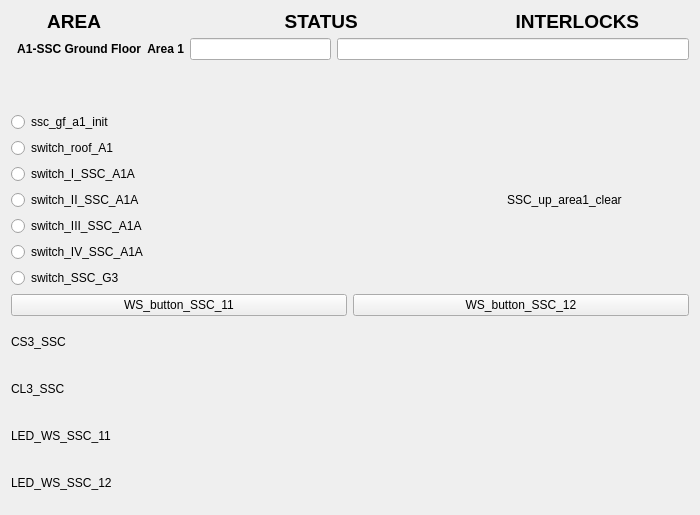
<?xml version="1.0" encoding="UTF-8"?>
<ui version="4.0">
 <class>Form</class>
 <widget class="QWidget" name="Form">
  <property name="geometry">
   <rect>
    <x>0</x>
    <y>0</y>
    <width>700</width>
    <height>515</height>
   </rect>
  </property>
  <property name="windowTitle">
   <string>Form</string>
  </property>
  <layout class="QVBoxLayout" name="verticalLayout_3">
   <item>
    <layout class="QVBoxLayout" name="verticalLayout">
     <item>
      <widget class="QLabel" name="label_4">
       <property name="maximumSize">
        <size>
         <width>16777215</width>
         <height>21</height>
        </size>
       </property>
       <property name="font">
        <font>
         <pointsize>14</pointsize>
         <weight>75</weight>
         <bold>true</bold>
        </font>
       </property>
       <property name="text">
        <string>       AREA                                   STATUS                              INTERLOCKS </string>
       </property>
      </widget>
     </item>
     <item>
      <layout class="QFormLayout" name="formLayout_2">
       <property name="fieldGrowthPolicy">
        <enum>QFormLayout::AllNonFixedFieldsGrow</enum>
       </property>
       <item row="0" column="0">
        <widget class="QLabel" name="label_2">
         <property name="font">
          <font>
           <weight>75</weight>
           <bold>true</bold>
          </font>
         </property>
         <property name="text">
          <string>  A1-SSC Ground Floor  Area 1</string>
         </property>
        </widget>
       </item>
       <item row="0" column="1">
        <layout class="QHBoxLayout" name="horizontalLayout">
         <item>
          <widget class="QELineEdit" name="qelineedit_2">
           <property name="maximumSize">
            <size>
             <width>141</width>
             <height>16777215</height>
            </size>
           </property>
           <property name="alignment">
            <set>Qt::AlignCenter</set>
           </property>
           <property name="variable" stdset="0">
            <string>VCS:SSCA1-CLR-STATS</string>
           </property>
           <property name="format" stdset="0">
            <enum>QELineEdit::Default</enum>
           </property>
          </widget>
         </item>
         <item>
          <widget class="QELineEdit" name="qelineedit">
           <property name="alignment">
            <set>Qt::AlignCenter</set>
           </property>
           <property name="variable" stdset="0">
            <string>VCS:SSCA1-INTLCK-STATS</string>
           </property>
          </widget>
         </item>
        </layout>
       </item>
      </layout>
     </item>
    </layout>
   </item>
   <item>
    <layout class="QHBoxLayout" name="horizontalLayout_9">
     <item>
      <layout class="QVBoxLayout" name="verticalLayout_2">
       <item>
        <widget class="QERadioButton" name="qeradiobutton_3">
         <property name="text">
          <string>ssc_gf_a1_init</string>
         </property>
         <property name="autoExclusive">
          <bool>false</bool>
         </property>
         <property name="variable" stdset="0">
          <string>VCS:SSCA1-INIT</string>
         </property>
         <property name="format" stdset="0">
          <enum>QERadioButton::LocalEnumeration</enum>
         </property>
         <property name="pressText">
          <string>0</string>
         </property>
         <property name="releaseText">
          <string>1</string>
         </property>
        </widget>
       </item>
       <item>
        <widget class="QERadioButton" name="qeradiobutton_4">
         <property name="text">
          <string>switch_roof_A1</string>
         </property>
         <property name="autoExclusive">
          <bool>false</bool>
         </property>
         <property name="variable" stdset="0">
          <string>VCS:SW-RF-A1</string>
         </property>
         <property name="format" stdset="0">
          <enum>QERadioButton::LocalEnumeration</enum>
         </property>
         <property name="pressText">
          <string>0</string>
         </property>
         <property name="releaseText">
          <string>1</string>
         </property>
        </widget>
       </item>
       <item>
        <widget class="QERadioButton" name="qeradiobutton">
         <property name="text">
          <string>switch_I_SSC_A1A</string>
         </property>
         <property name="autoExclusive">
          <bool>false</bool>
         </property>
         <property name="variable" stdset="0">
          <string>VCS:SW-I-SSC-A1A</string>
         </property>
         <property name="format" stdset="0">
          <enum>QERadioButton::LocalEnumeration</enum>
         </property>
         <property name="pressText">
          <string>0</string>
         </property>
         <property name="releaseText">
          <string>1</string>
         </property>
        </widget>
       </item>
       <item>
        <widget class="QERadioButton" name="qeradiobutton_5">
         <property name="text">
          <string>switch_II_SSC_A1A</string>
         </property>
         <property name="autoExclusive">
          <bool>false</bool>
         </property>
         <property name="variable" stdset="0">
          <string>VCS:SW-II-SSC-A1A</string>
         </property>
         <property name="format" stdset="0">
          <enum>QERadioButton::LocalEnumeration</enum>
         </property>
         <property name="pressText">
          <string>0</string>
         </property>
         <property name="releaseText">
          <string>1</string>
         </property>
        </widget>
       </item>
       <item>
        <widget class="QERadioButton" name="qeradiobutton_6">
         <property name="text">
          <string>switch_III_SSC_A1A</string>
         </property>
         <property name="autoExclusive">
          <bool>false</bool>
         </property>
         <property name="variable" stdset="0">
          <string>VCS:SW-III-SSC-A1A</string>
         </property>
         <property name="format" stdset="0">
          <enum>QERadioButton::LocalEnumeration</enum>
         </property>
         <property name="pressText">
          <string>0</string>
         </property>
         <property name="releaseText">
          <string>1</string>
         </property>
        </widget>
       </item>
       <item>
        <widget class="QERadioButton" name="qeradiobutton_8">
         <property name="text">
          <string>switch_IV_SSC_A1A</string>
         </property>
         <property name="autoExclusive">
          <bool>false</bool>
         </property>
         <property name="variable" stdset="0">
          <string>VCS:SW-IV-SSC-A1A</string>
         </property>
         <property name="format" stdset="0">
          <enum>QERadioButton::LocalEnumeration</enum>
         </property>
         <property name="pressText">
          <string>0</string>
         </property>
         <property name="releaseText">
          <string>1</string>
         </property>
        </widget>
       </item>
       <item>
        <widget class="QERadioButton" name="qeradiobutton_7">
         <property name="text">
          <string>switch_SSC_G3</string>
         </property>
         <property name="autoExclusive">
          <bool>false</bool>
         </property>
         <property name="variable" stdset="0">
          <string>VCS:SW-SSC-G3</string>
         </property>
         <property name="format" stdset="0">
          <enum>QERadioButton::LocalEnumeration</enum>
         </property>
         <property name="pressText">
          <string>0</string>
         </property>
         <property name="releaseText">
          <string>1</string>
         </property>
        </widget>
       </item>
      </layout>
     </item>
     <item>
      <spacer name="horizontalSpacer">
       <property name="orientation">
        <enum>Qt::Horizontal</enum>
       </property>
       <property name="sizeHint" stdset="0">
        <size>
         <width>40</width>
         <height>20</height>
        </size>
       </property>
      </spacer>
     </item>
     <item>
      <widget class="QLabel" name="label_9">
       <property name="maximumSize">
        <size>
         <width>16777215</width>
         <height>20</height>
        </size>
       </property>
       <property name="text">
        <string>SSC_up_area1_clear</string>
       </property>
      </widget>
     </item>
     <item>
      <layout class="QHBoxLayout" name="horizontalLayout_8">
       <item>
        <widget class="QEBitStatus" name="qebitstatus_3">
         <property name="minimumSize">
          <size>
           <width>61</width>
           <height>41</height>
          </size>
         </property>
         <property name="maximumSize">
          <size>
           <width>61</width>
           <height>41</height>
          </size>
         </property>
         <property name="numberOfBits">
          <number>1</number>
         </property>
         <property name="shape">
          <enum>QBitStatus::Circle</enum>
         </property>
         <property name="offColour">
          <color>
           <red>0</red>
           <green>77</green>
           <blue>0</blue>
          </color>
         </property>
         <property name="variable" stdset="0">
          <string>VCS:SSCA1-CLR</string>
         </property>
        </widget>
       </item>
      </layout>
     </item>
    </layout>
   </item>
   <item>
    <layout class="QHBoxLayout" name="horizontalLayout_10">
     <item>
      <widget class="QEPushButton" name="qepushbutton">
       <property name="text">
        <string>WS_button_SSC_11</string>
       </property>
       <property name="variable" stdset="0">
        <string>VCS:WS-BUT-SSC-11</string>
       </property>
       <property name="writeOnPress">
        <bool>true</bool>
       </property>
       <property name="writeOnRelease">
        <bool>true</bool>
       </property>
       <property name="writeOnClick">
        <bool>false</bool>
       </property>
       <property name="pressText">
        <string>0</string>
       </property>
       <property name="releaseText">
        <string>1</string>
       </property>
      </widget>
     </item>
     <item>
      <widget class="QEPushButton" name="qepushbutton_2">
       <property name="text">
        <string>WS_button_SSC_12</string>
       </property>
       <property name="variable" stdset="0">
        <string>VCS:WS-BUT-SSC-12</string>
       </property>
       <property name="writeOnPress">
        <bool>true</bool>
       </property>
       <property name="writeOnRelease">
        <bool>true</bool>
       </property>
       <property name="writeOnClick">
        <bool>false</bool>
       </property>
       <property name="pressText">
        <string>0</string>
       </property>
       <property name="releaseText">
        <string>1</string>
       </property>
      </widget>
     </item>
    </layout>
   </item>
   <item>
    <layout class="QHBoxLayout" name="horizontalLayout_4">
     <item>
      <widget class="QLabel" name="label_5">
       <property name="maximumSize">
        <size>
         <width>16777215</width>
         <height>20</height>
        </size>
       </property>
       <property name="text">
        <string>CS3_SSC</string>
       </property>
      </widget>
     </item>
     <item>
      <widget class="QEBitStatus" name="qebitstatus">
       <property name="minimumSize">
        <size>
         <width>61</width>
         <height>41</height>
        </size>
       </property>
       <property name="maximumSize">
        <size>
         <width>61</width>
         <height>41</height>
        </size>
       </property>
       <property name="numberOfBits">
        <number>1</number>
       </property>
       <property name="shape">
        <enum>QBitStatus::Circle</enum>
       </property>
       <property name="offColour">
        <color>
         <red>0</red>
         <green>66</green>
         <blue>0</blue>
        </color>
       </property>
       <property name="variable" stdset="0">
        <string>VCS:CS3-SSC</string>
       </property>
       <property name="displayAlarmStateOption" stdset="0">
        <enum>QEBitStatus::Never</enum>
       </property>
      </widget>
     </item>
    </layout>
   </item>
   <item>
    <layout class="QHBoxLayout" name="horizontalLayout_5">
     <item>
      <widget class="QLabel" name="label_6">
       <property name="maximumSize">
        <size>
         <width>16777215</width>
         <height>20</height>
        </size>
       </property>
       <property name="text">
        <string>CL3_SSC</string>
       </property>
      </widget>
     </item>
     <item>
      <widget class="QEBitStatus" name="qebitstatus_2">
       <property name="minimumSize">
        <size>
         <width>61</width>
         <height>41</height>
        </size>
       </property>
       <property name="maximumSize">
        <size>
         <width>61</width>
         <height>41</height>
        </size>
       </property>
       <property name="numberOfBits">
        <number>1</number>
       </property>
       <property name="shape">
        <enum>QBitStatus::Circle</enum>
       </property>
       <property name="offColour">
        <color>
         <red>0</red>
         <green>71</green>
         <blue>0</blue>
        </color>
       </property>
       <property name="variable" stdset="0">
        <string>VCS:CL3-SSC</string>
       </property>
      </widget>
     </item>
    </layout>
   </item>
   <item>
    <layout class="QHBoxLayout" name="horizontalLayout_6">
     <item>
      <widget class="QLabel" name="label_7">
       <property name="maximumSize">
        <size>
         <width>16777215</width>
         <height>20</height>
        </size>
       </property>
       <property name="text">
        <string>LED_WS_SSC_11</string>
       </property>
      </widget>
     </item>
     <item>
      <widget class="QEBitStatus" name="qebitstatus_4">
       <property name="minimumSize">
        <size>
         <width>61</width>
         <height>41</height>
        </size>
       </property>
       <property name="maximumSize">
        <size>
         <width>61</width>
         <height>41</height>
        </size>
       </property>
       <property name="numberOfBits">
        <number>1</number>
       </property>
       <property name="shape">
        <enum>QBitStatus::Circle</enum>
       </property>
       <property name="offColour">
        <color>
         <red>0</red>
         <green>70</green>
         <blue>0</blue>
        </color>
       </property>
       <property name="variable" stdset="0">
        <string>VCS:LED-WS-SSC-11</string>
       </property>
       <property name="variableSubstitutions" stdset="0">
        <string/>
       </property>
      </widget>
     </item>
    </layout>
   </item>
   <item>
    <layout class="QHBoxLayout" name="horizontalLayout_7">
     <item>
      <widget class="QLabel" name="label_8">
       <property name="maximumSize">
        <size>
         <width>16777215</width>
         <height>20</height>
        </size>
       </property>
       <property name="text">
        <string>LED_WS_SSC_12</string>
       </property>
      </widget>
     </item>
     <item>
      <widget class="QEBitStatus" name="qebitstatus_5">
       <property name="minimumSize">
        <size>
         <width>61</width>
         <height>41</height>
        </size>
       </property>
       <property name="maximumSize">
        <size>
         <width>61</width>
         <height>41</height>
        </size>
       </property>
       <property name="numberOfBits">
        <number>1</number>
       </property>
       <property name="shape">
        <enum>QBitStatus::Circle</enum>
       </property>
       <property name="offColour">
        <color>
         <red>0</red>
         <green>76</green>
         <blue>0</blue>
        </color>
       </property>
       <property name="variable" stdset="0">
        <string>VCS:LED-WS-SSC-12</string>
       </property>
      </widget>
     </item>
    </layout>
   </item>
  </layout>
 </widget>
 <customwidgets>
  <customwidget>
   <class>QEBitStatus</class>
   <extends>QBitStatus</extends>
   <header>QEBitStatus.h</header>
  </customwidget>
  <customwidget>
   <class>QELineEdit</class>
   <extends>QLineEdit</extends>
   <header>QELineEdit.h</header>
  </customwidget>
  <customwidget>
   <class>QEPushButton</class>
   <extends>QPushButton</extends>
   <header>QEPushButton.h</header>
  </customwidget>
  <customwidget>
   <class>QERadioButton</class>
   <extends>QRadioButton</extends>
   <header>QERadioButton.h</header>
  </customwidget>
  <customwidget>
   <class>QBitStatus</class>
   <extends>QWidget</extends>
   <header>QBitStatus.h</header>
  </customwidget>
 </customwidgets>
 <resources/>
 <connections/>
</ui>
